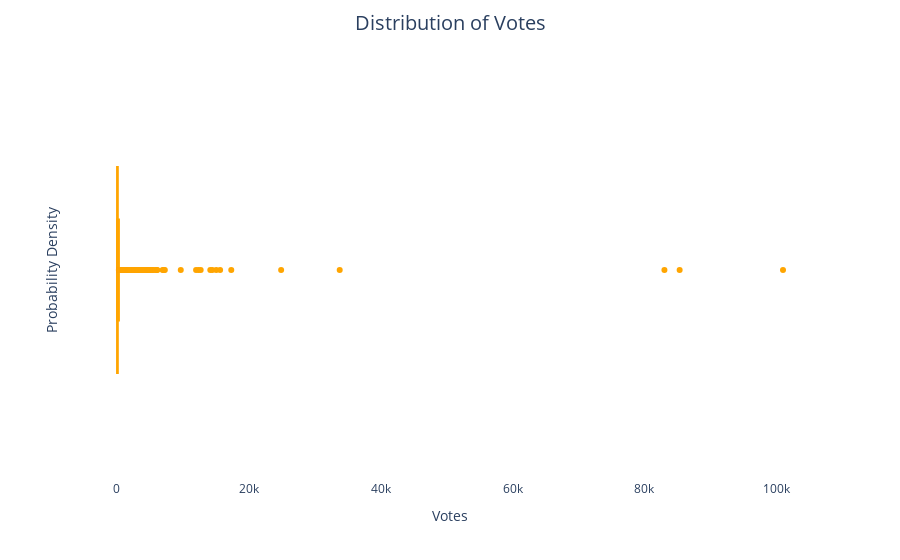

The code cell stored with this chart in its notebook:
### Code cell
fig_votes = px.box(data, x = 'Votes', color_discrete_sequence = colors)
fig_votes.update_layout(title='Distribution of Votes', title_x=0.5, title_pad=dict(t=20), title_font=dict(size=20), xaxis_title='Votes', yaxis_title='Probability Density', xaxis=dict(showgrid=False), yaxis=dict(showgrid=False), plot_bgcolor = 'white')
fig_votes.show()

### Figure 1 — Plotly figure (JSON) as saved in the notebook; plotly's stock layout.template omitted (floating-point values rounded to 4 significant figures; data arrays with more than 128 entries replaced by an {"elided": "..."} marker saying what was removed)
{"data": [{"alignmentgroup": "True", "hovertemplate": "Votes=%{x}<extra></extra>", "legendgroup": "", "marker": {"color": "orange"}, "name": "", "notched": false, "offsetgroup": "", "orientation": "h", "showlegend": false, "type": "box", "x": {"elided": "1528 int values"}, "x0": " ", "xaxis": "x", "y0": " ", "yaxis": "y"}], "layout": {"boxmode": "group", "legend": {"tracegroupgap": 0}, "margin": {"t": 60}, "plot_bgcolor": "white", "title": {"font": {"size": 20}, "pad": {"t": 20}, "text": "Distribution of Votes", "x": 0.5}, "xaxis": {"anchor": "y", "domain": [0, 1], "showgrid": false, "title": {"text": "Votes"}}, "yaxis": {"anchor": "x", "domain": [0, 1], "showgrid": false, "title": {"text": "Probability Density"}}}}
